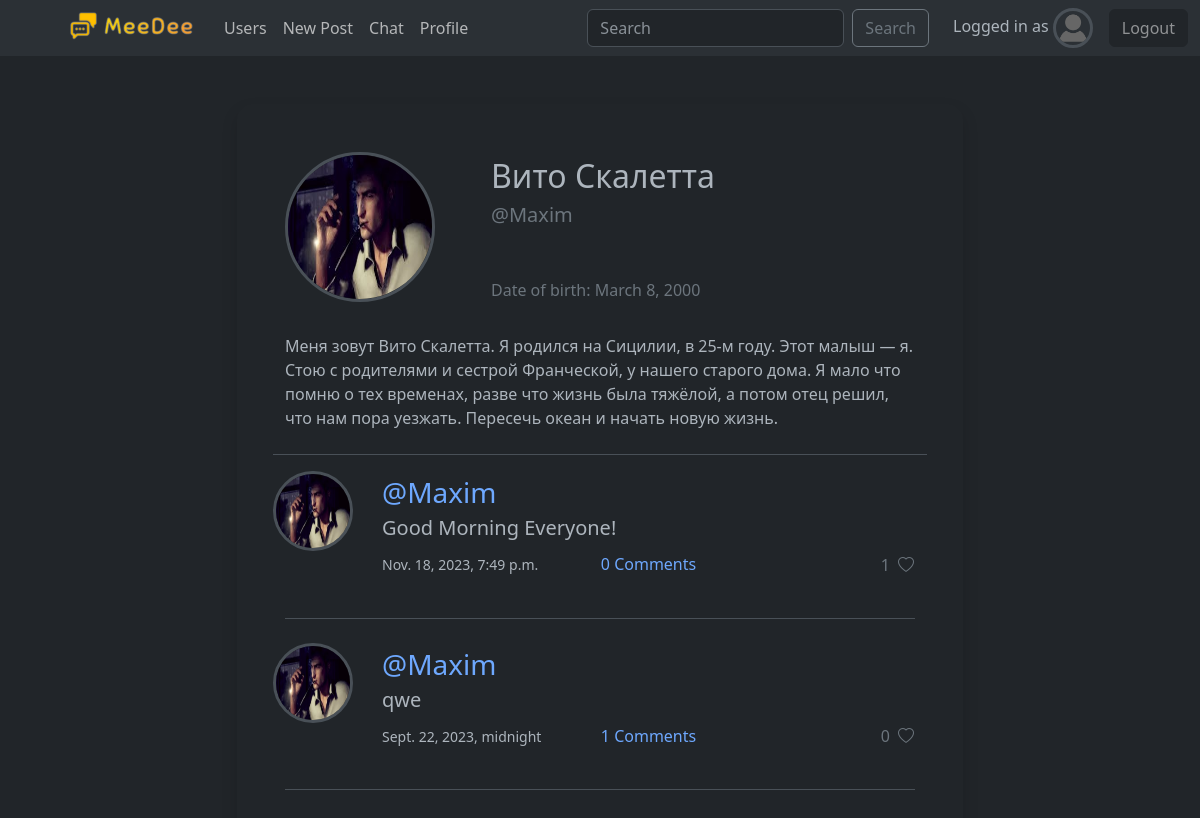
The app's page /profile/2/ with its own data.
### social/models.py (models this page shows, shortened)
class User(AbstractUser):
    friends = models.ManyToManyField("User", blank=True)
    username = models.CharField(max_length=12)
    email = models.EmailField(unique=True)
    bio = models.TextField(max_length=300, blank=True)
    avatar = models.ImageField(upload_to="images", default="no-avatar.png")
    date_of_birth = models.DateField(null=True, blank=True)
    online_status = models.BooleanField(default=False)
    USERNAME_FIELD = "email"
    REQUIRED_FIELDS = ["username"]

class Post(models.Model):
    image = models.ImageField(upload_to="images", null=True, blank=True)
    text = models.TextField(max_length=300, blank=True)
    author = models.ForeignKey(User, on_delete=models.SET_NULL, null=True, related_name="posts")
    date = models.DateTimeField(auto_now=True)
    likes = models.ManyToManyField(User, related_name="post_like")
    def number_of_likes(self):
        return self.likes.count()
    class Meta:
        ordering = ["-date"]

### social/views.py (the view)
# urls.py: path('profile/<int:pk>/', views.ProfileView.as_view(), name='profile'),
class ProfileView(DetailView):
    model = User
    template_name = "social/profile.html"

### social/templates/social/profile.html (shortened to what this page needs)
{% extends "base.html" %}
{% load static %}
{% block body %}
<div class="container mt-5" style="width: 750px;">
    <div class="modal-content  rounded-4 shadow p-5" style='min-height: 100vh;'>
        <div class="row mb-2">
            <div class="col-4">
                <img src="{{ user.avatar.url }}" alt="" class="border border-3 rounded-circle mb-2" style="max-width: 150px; min-height: 150px;">
            </div>
            <div class="col-5 ps-0">
                <div class='fs-2'>{{ user.first_name }} {{ user.last_name }}</div>
                <div class='text-secondary fs-5'>@{{ user.username }}</div>
                {% if user.date_of_birth %}
                    <div class='text-secondary mt-5'>Date of birth: {{ user.date_of_birth }}</div>
                {% endif %}
            </div>
            <div class="col-3 pt-2">
            </div>
        </div>
        <div class="row my-3 pb-4 border-bottom">
            <div class="col">
                {{ user.bio }}
            </div>
        </div>
        <div>
            {% if user.posts.all %}
                {% for post in user.posts.all %}
                    {% include 'social/post.html' %}
                {% endfor %}
            {% else %}
                <div class='text-center fs-2'>This user have no posts yet</div>
            {% endif %}
        </div>
    </div>
</div>
{% endblock %}

### social/templates/social/post.html (shortened to what this page needs)
{% load static %}
<div class="h-100  justify-content-center border-bottom pb-4 mb-4">
    <div class="" style="min-width: 550px;">
        <div class='row align-items-center mb-3'>
            <div class="col-2 align-self-start px-0">
            {% if post.author.avatar %}
                <img src="{{ post.author.avatar.url }}" alt="" class="border border-3 rounded-circle" style="max-width: 80px; min-height: 80px;">
            {% else %}
                <img src="{% static 'images/no-avatar.png' %}" alt="" class="border border-3 rounded-circle" style="max-width: 80px; min-height: 80px;">
            {% endif %}
            </div>
            <div class="col align-self-start ps-0">
                {% if post.author == request.user %}
                    <div class='d-flex justify-content-between'>
                        <div class='d-inline-flex'><a href="{% url 'profile' post.author.id %}" class='text-decoration-none fs-3'>@{{ post.author.username }}</a></div>
                        <div class='d-inline-flex pt-2'>
                            <form action="" method='POST'>
                                {% csrf_token %}
                                <a class='text-decoration-none text-danger' data-bs-toggle="modal" data-bs-target="#exampleModal{{ post.id }}"  href="">Delete</a>
                            </form>
                            <div class="modal fade" id="exampleModal{{ post.id }}" aria-labelledby="exampleModalLabel" aria-hidden="true">
                                <div class="modal-dialog modal-dialog-centered">
                                    <div class="modal-content">
                                        <div class="modal-header">
                                            <h1 class="modal-title fs-5" id="exampleModalLabel">Delete Post?</h1>
                                            <button type="button" class="btn-close" data-bs-dismiss="modal" aria-label="Close"></button>
                                        </div>
                                        <div class="modal-body">
                                            Are you sure you want to delete this post? This can't be undone and it will be removed from your profile.
                                        </div>
                                        <div class="modal-footer">
                                            <button type="button" class="btn btn-secondary" data-bs-dismiss="modal">Close</button>
                                            <form method="POST" action="{% url 'delete-post' post.id %}">
                                                {% csrf_token %}
                                                <button type="submit" value="DELETE" class="btn btn-danger">Delete</button>
                                            </form>
                                        </div>
                                    </div>
                                </div>
                            </div>
                        </div>
                    </div>
                {% else %}
                    <a href="{% url 'profile' post.author.id %}" class='text-decoration-none fs-3'>@{{ post.author.username }}</a>
                {% endif %}
                <div class="fs-5 mb-2">{{ post.text }}</div>
                <div class="row mt-2 align-items-center">
                    <div class="col text-start align-self-center small">{{ post.date }}</div>
                    <div class='col text-center'>
                        <a class='text-decoration-none' href="{% url 'detail-post' post.id %}">{{ post.comments.count }} Comments</a>
                    </div>
                    <div class="col text-end">
                    {% if user.is_authenticated %}
                        <form action="{% url 'post-like' %}" method="POST" class="like-post" id="{{ post.id }}">
                                <button type="submit" name="post_id" value="{{post.id}}" class="btn btn-link text-decoration-none p-0">
                                    {% if post in user.post_like.all %}
                                        <div class="text-danger like-btn-{{ post.id }}">
                                            <span class="me-1 like-counter{{ post.id }}">{{ post.number_of_likes }}</span> <i class="bi bi-heart-fill"></i>
                                        </div>
                                    {% else %}
                                        <div class="text-secondary like-btn-{{ post.id }}">
                                            <span class="me-1 like-counter{{ post.id }}">{{ post.number_of_likes }}</span> <i class="bi bi-heart"></i>
                                        </div>
                                    {% endif %}
                                </button>
                        </form>
                    {% else %}
                        <a class="btn btn-outline-info" href="{% url 'login' %}?next={{request.path}}">Log in to like this!</a><br>
                    {% endif %}
                    </div>
                </div>
            </div>
        </div>
    </div>
</div>

### records on screen
User: avatar (placeholder picture), first_name "Вито", last_name "Скалетта", username "Maxim", date_of_birth "March 8, 2000", bio "Меня зовут Вито Скалетта. Я родился на Сицилии, в 25-м году. Этот малыш — я. Стою с родителями и сестрой Франческой, у нашего старого дома. Я мало что помню о тех временах, разве что жизнь была тяжёлой, а потом отец решил, что нам пора уезжать. Пересечь океан и начать новую жизнь."
Post: author.avatar (placeholder picture), author.username "Maxim", text "Good Morning Everyone!", date "Nov. 18, 2023, 7:49 p.m.", comments.count "0", number_of_likes "1"
Post: author.avatar (placeholder picture), author.username "Maxim", text "qwe", date "Sept. 22, 2023, midnight", comments.count "1", number_of_likes "0"
